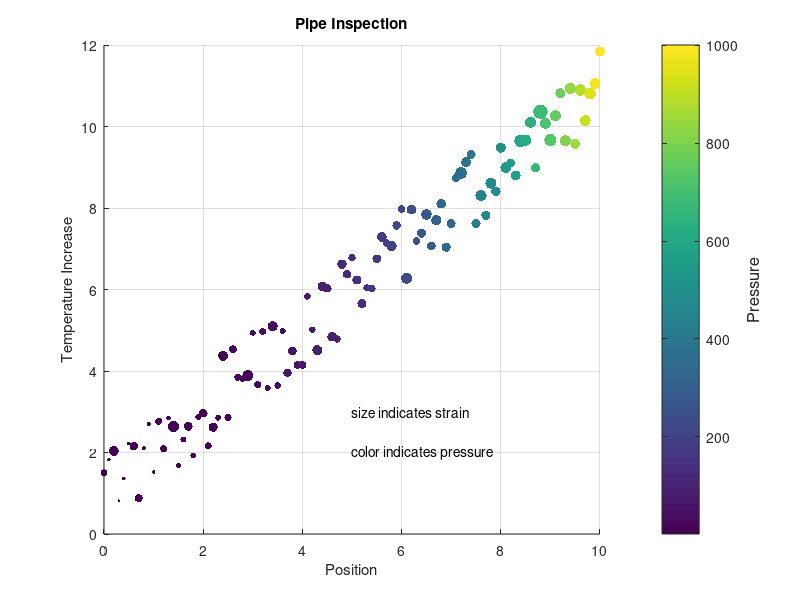

Write MATLAB code to recreate this figure.
% Making 2D Scatter Plots
% Phil's Beginner Code - Oct 2022
clc, clearvars, close all

%%%% APPROACH
% - use a scatter plot to visualize MANY variables
% - define x, y to be plotted in 2D space (similar to plot())
% - define and size and color features

%%%% VARIABLES
x = 0:0.1:10;                               % position
y = x + 2*rand(1,length(x));                % temperature increase

sizes = 20*abs(randn(1,length(x))) + 5*x;   % strain measurement
colors = ones(1,floor(length(x/2))) + x.^3; % pressure measurement

% Make the Scatter Plot
scatter(x,y,sizes,colors,'filled'), grid on
xlabel('Position'),ylabel('Temperature Increase'),title('Pipe Inspection')
text(5,3,'size indicates strain')
text(5,2,'color indicates pressure')
bar = colorbar();
ylabel(bar,'Pressure','FontSize',12)